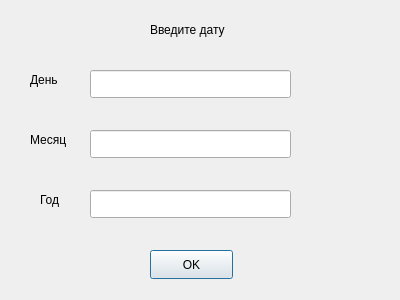
<?xml version="1.0" encoding="UTF-8"?>
<ui version="4.0">
 <class>InputDate</class>
 <widget class="QDialog" name="InputDate">
  <property name="geometry">
   <rect>
    <x>0</x>
    <y>0</y>
    <width>400</width>
    <height>300</height>
   </rect>
  </property>
  <property name="windowTitle">
   <string>Dialog</string>
  </property>
  <widget class="QLineEdit" name="linemonth">
   <property name="geometry">
    <rect>
     <x>90</x>
     <y>130</y>
     <width>201</width>
     <height>28</height>
    </rect>
   </property>
  </widget>
  <widget class="QLineEdit" name="lineyear">
   <property name="geometry">
    <rect>
     <x>90</x>
     <y>190</y>
     <width>201</width>
     <height>28</height>
    </rect>
   </property>
  </widget>
  <widget class="QLabel" name="label_2">
   <property name="geometry">
    <rect>
     <x>30</x>
     <y>130</y>
     <width>45</width>
     <height>20</height>
    </rect>
   </property>
   <property name="text">
    <string>Месяц</string>
   </property>
  </widget>
  <widget class="QLabel" name="label_3">
   <property name="geometry">
    <rect>
     <x>40</x>
     <y>190</y>
     <width>24</width>
     <height>20</height>
    </rect>
   </property>
   <property name="text">
    <string>Год</string>
   </property>
  </widget>
  <widget class="QLabel" name="label">
   <property name="geometry">
    <rect>
     <x>30</x>
     <y>70</y>
     <width>35</width>
     <height>20</height>
    </rect>
   </property>
   <property name="text">
    <string>День</string>
   </property>
  </widget>
  <widget class="QLineEdit" name="lineDay">
   <property name="geometry">
    <rect>
     <x>90</x>
     <y>70</y>
     <width>201</width>
     <height>28</height>
    </rect>
   </property>
  </widget>
  <widget class="QLabel" name="label_4">
   <property name="geometry">
    <rect>
     <x>150</x>
     <y>20</y>
     <width>91</width>
     <height>20</height>
    </rect>
   </property>
   <property name="text">
    <string>Введите дату</string>
   </property>
  </widget>
  <widget class="QPushButton" name="pushButtonOK">
   <property name="geometry">
    <rect>
     <x>150</x>
     <y>250</y>
     <width>83</width>
     <height>29</height>
    </rect>
   </property>
   <property name="text">
    <string>OK</string>
   </property>
  </widget>
 </widget>
 <resources/>
 <connections/>
</ui>
